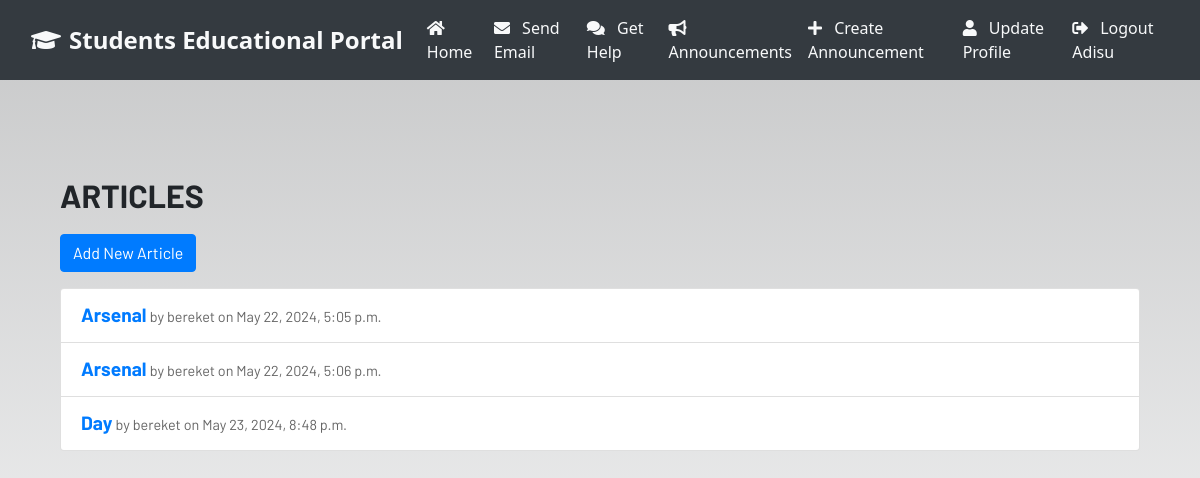
The app's page /knowledge-base/ (signed in), older data.
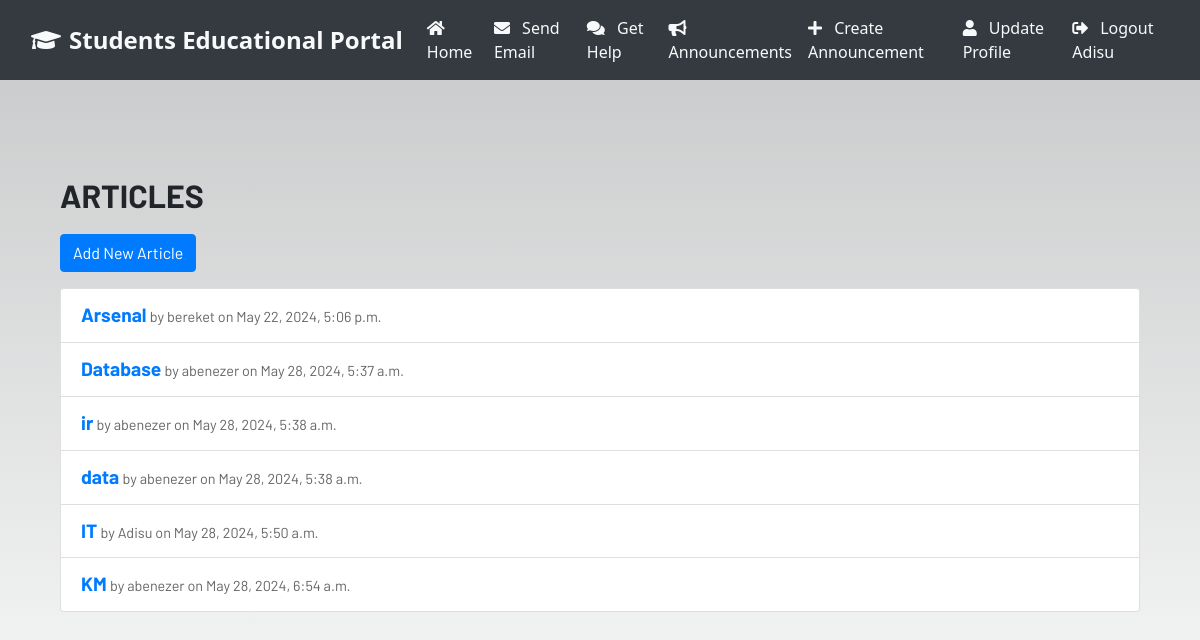
The same page, newer data.
### dashboard/models.py (models this page shows, shortened)
class KnowledgeBase(models.Model):
    title = models.CharField(max_length=200)
    content = models.TextField()
    author = models.ForeignKey(User, on_delete=models.CASCADE)
    created_at = models.DateTimeField(auto_now_add=True)
    updated_at = models.DateTimeField(auto_now=True)

### dashboard/views.py (the view)
# urls.py: path('knowledge-base/', views.knowledge_base_list, name='knowledge_base_list'),
@login_required
def knowledge_base_list(request):
    articles = KnowledgeBase.objects.all()
    return render(request, 'dashboard/knowledge_base_list.html', {'articles': articles})

### dashboard/templates/dashboard/knowledge_base_list.html (shortened to what this page needs)
{% extends 'dashboard/base.html' %}
{% block content %}
<div class="container mt-5">
    <h1 class="knowledge-base-title">ARTICLES</h1>
    <a href="{% url 'add_knowledge_base' %}" class="btn btn-primary mb-3">Add New Article</a>
    <ul class="list-group">
        {% for article in articles %}
            <li class="list-group-item">
                <a href="{% url 'knowledge_base_detail' article.pk %}" class="article-link">{{ article.title }}</a>
                <small class="article-meta">by {{ article.author.username }} on {{ article.created_at }}</small>
            </li>
        {% endfor %}
    </ul>
</div>
{% endblock %}

### dashboard/templates/dashboard/base.html (shortened to what this page needs)
<!DOCTYPE html>
{% load static %}
<html lang="en">
<head>
    <link rel="stylesheet" href="https://stackpath.bootstrapcdn.com/bootstrap/4.3.1/css/bootstrap.min.css"
 />
    <link rel="stylesheet" href="https://use.fontawesome.com/releases/v5.7.2/css/all.css"
 />
    <link rel="stylesheet" href="{% static 'css/main.css' %}" />
</head>
<body>
<header>
    <nav class="navbar navbar-expand-lg navbar-dark">
        <div class="container-fluid">
            <a class="navbar-brand" href="{% url 'home' %}"><i class="fas fa-graduation-cap icon"></i>Students Educational Portal</a>
            <div class="collapse navbar-collapse justify-content-end" id="navbarSupportedContent">
                <ul class="navbar-nav">
                    <li class="nav-item">
                        <a class="nav-link" href="{% url 'home' %}"><i class="fas fa-home icon"></i> Home</a>
                    </li>
                    {% if user.is_authenticated %}
                        <li class="nav-item">
                            <a class="nav-link" href="{% url 'sendemail' %}"><i class="fas fa-envelope icon"></i> Send Email</a>
                        </li>
                        <li class="nav-item">
                            <a class="nav-link" href="{% url 'chatbot' %}"><i class="fas fa-comments icon"></i> Get Help</a>
                        </li>
                        <li class="nav-item">
                            <a href="{% url 'announcements' %}" class="nav-link"><i class="fas fa-bullhorn icon"></i> Announcements</a>
                        </li>
                        <li class="nav-item">
                            <a href="{% url 'create_announcement' %}" class="nav-link"><i class="fas fa-plus icon"></i> Create Announcement</a>
                        </li>
                        <li class="nav-item">
                            <a class="nav-link" href="{% url 'update_profile' %}"><i class="fas fa-user icon"></i> Update Profile</a>
                        </li>
                        <li class="nav-item">
                            <a class="nav-link" href="{% url 'logout' %}"><i class="fas fa-sign-out-alt icon"></i> Logout {{ user.username }}</a>
                        </li>
                    {% endif %}
                </ul>
            </div>
        </div>
    </nav>
</header>
<br /><br />
<main class="container">
    {% block content %}
    {% endblock content %}
</main>
</body>
</html>

### static/css/main.css (style rules this page uses)
html { scroll-behavior: smooth; height: 100%; width: 100%; }
main { font-family: Barlow, Quicksand, Rubik, sans-serif, serif, 'Times New Roman', Times, serif !important; }
.navbar { background-color: rgb(0, 0, 0) !important; }
a { text-decoration: none !important; color: black; }
html, body { max-width: 100%; overflow-x: hidden; height: 100%; width: 100%; }
body { background: linear-gradient(rgba(0, 0, 0, 0.2), rgba(255, 255, 255, 0.5)); overflow-x: hidden; background-repeat: no-repeat; }

### dashboard/templates/dashboard/base.html (style rules this page uses)
body { font-family: 'Segoe UI', Tahoma, Geneva, Verdana, sans-serif; background-color: #f8f9fa; }
.navbar { background-color: #343a40 !important; }
.navbar-brand { font-size: 1.5rem; font-weight: bold; color: #f8f9fa !important; }
.nav-link { color: #f8f9fa !important; }
.container { margin-top: 2rem; }
.icon { margin-right: 0.5rem; }

### dashboard/templates/dashboard/knowledge_base_list.html (style rules this page uses)
.knowledge-base-title { font-size: 2em; font-weight: bold; margin-bottom: 20px; }
.article-link { font-size: 1.2em; font-weight: bold; color: #007bff; text-decoration: none; }
.article-meta { font-size: 0.9em; color: #666; }

Row changes from the older to the newer data that the page shows:
removed KnowledgeBase: title "Arsenal", author.username "bereket", created_at "May 22, 2024, 5:05 p.m."
removed KnowledgeBase: title "Day", author.username "bereket", created_at "May 23, 2024, 8:48 p.m."
added KnowledgeBase: title "Database", author.username "abenezer", created_at "May 28, 2024, 5:37 a.m."
added KnowledgeBase: title "ir", author.username "abenezer", created_at "May 28, 2024, 5:38 a.m."
added KnowledgeBase: title "data", author.username "abenezer", created_at "May 28, 2024, 5:38 a.m."
added KnowledgeBase: title "IT", author.username "Adisu", created_at "May 28, 2024, 5:50 a.m."
added KnowledgeBase: title "KM", author.username "abenezer", created_at "May 28, 2024, 6:54 a.m."
